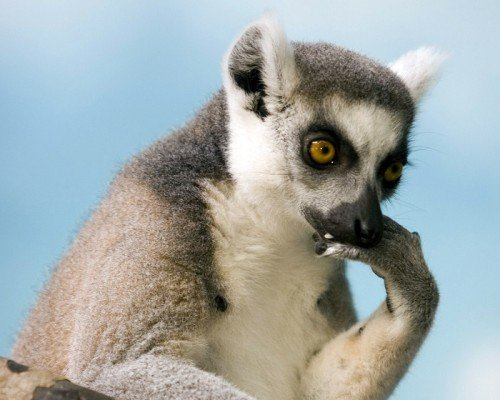
#> input picture images/animal.jpg, 500 x 400 px
$ python CW_less5.py
#> lines starting #> are read from the running program, lines starting #| are printed output that depends on the picture; after the words box and inside, x2 and y2 are one past the last pixel; in counts of white or black regions, pixels touching at a corner belong together
import cv2
import numpy as np

image = cv2.imread("images/animal.jpg")
#> image is the input picture: shape (400, 500, 3); mean B, G, R 167.6, 169.1, 161.2
image_copy = image.copy()
image = cv2.GaussianBlur(image, (3, 3), 0)

image = cv2.cvtColor(image, cv2.COLOR_BGR2HSV)
#> image: shape (400, 500, 3); mean H, S, V 57.2, 54.8, 183.3
lower = np.array([70, 14, 40]) #Мінімальний поріг зображення
upper = np.array([116, 153, 255]) #Максимальний поріг зображення

mask = cv2.inRange(image, lower, upper)
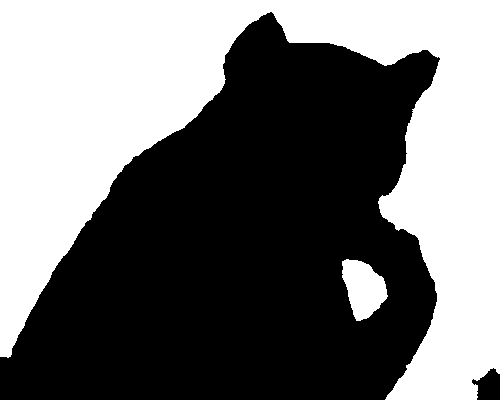
#> mask: shape (400, 500); 44.8% white; 2 white regions
#Накладаємо маску на наше зображення
image = cv2.bitwise_and(image, image, mask = mask)
#> image: shape (400, 500, 3); mean H, S, V 45.1, 25.2, 100
#Перебираємо контури
contours, _ = cv2.findContours(mask, cv2.RETR_EXTERNAL, cv2.CHAIN_APPROX_SIMPLE)
#> contours = 2 contours; box (x1, y1, x2, y2) and area: (0, 0, 500, 400) 86632, (342, 259, 388, 321) 1805
for cnt in contours:
    area = cv2.contourArea(cnt)
    if area > 150:
        periment = cv2.arcLength(cnt, True) #True - замкнутий контур
        #Момент контур. Описуємо форму фігури, розміри
        M = cv2.moments(cnt) #М - показники
        #Вираховуємо центр мас. Центроїд - середня позиція контура
        if M["m00"] != 0:
            cx = int(M["m10"] / M["m00"])
            cy = int(M["m01"] / M["m00"])
        #Обмежувальний контур
        x, y, w, h = cv2.boundingRect(cnt)
        aspect_ratio = round(w / h, 2) #Допомагає відрізняти співвідношення сторін (прямокутник чи квадрат)
        #Міра округлості об`єкта
        compactness = round((4 * np.pi * area) / (periment ** 2), 2)

        approx = cv2.approxPolyDP(cnt, 0.02 * periment, True) #Кількість вершин
        if len(approx) == 3:
            shape = "triangle"
        elif len(approx) == 4:
            shape = "square"
        elif len(approx) > 8:
            shape = "oval"
        else:
            shape = "another"
        cv2.drawContours(image_copy, [cnt], -1, (255, 255, 255), 2)
        cv2.circle(image_copy, (cx, cy), 4, (255, 0, 0), -1)
        cv2.putText(image_copy, f'shape: {shape}', (x, y - 20), cv2.FONT_HERSHEY_COMPLEX, 0.6, (255, 0, 0), 2)
        cv2.putText(image_copy, f'A:{int(area)}, P:{int(periment)}', (x, y - 20), cv2.FONT_HERSHEY_COMPLEX, 0.6, (255, 0, 0), 2)
        cv2.rectangle(image_copy, (x, y), (x + w, y + h), (255, 0, 0), 2)
        cv2.putText(image_copy, f'AR:{aspect_ratio}, C:{compactness}', (x, y - 20), cv2.FONT_HERSHEY_COMPLEX, 0.6, (255, 0, 0), 2)

        cv2.imshow("mask", image_copy)
#> this loop made 2 passes
#> (area, periment, cx, cy, x, y, w, h) on passes 1 to 2: (1805, 180.9, 363, 287, 342, 259, 46, 62), (86632.5, 2527.8, 251, 139, 0, 0, 500, 400)
#> pass 1, `cv2.imshow("mask", image_copy)`:
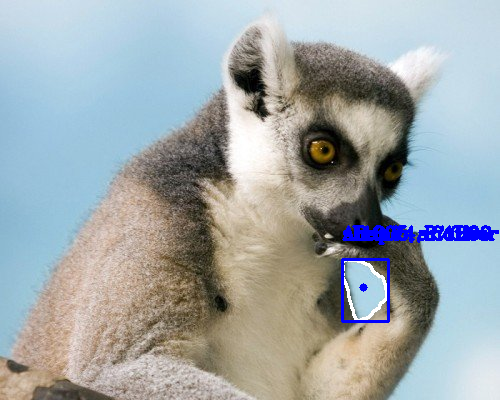
#> window 'mask': shape (400, 500, 3); mean B, G, R 169.8, 167.8, 160.2
#> pass 2, `cv2.imshow("mask", image_copy)`:
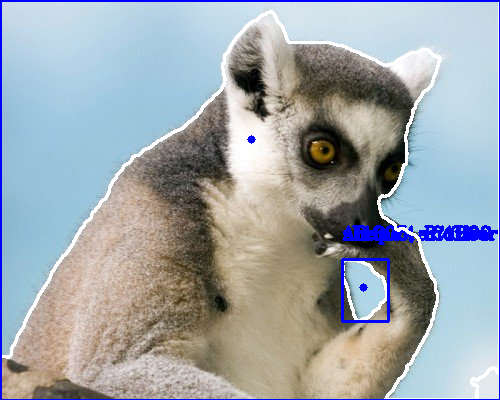
#> window 'mask': shape (400, 500, 3); mean B, G, R 172.1, 167, 159.9
cv2.waitKey(0)
cv2.destroyAllWindows()

$ run again, with images/Photo_1.jpg copied over images/animal.jpg
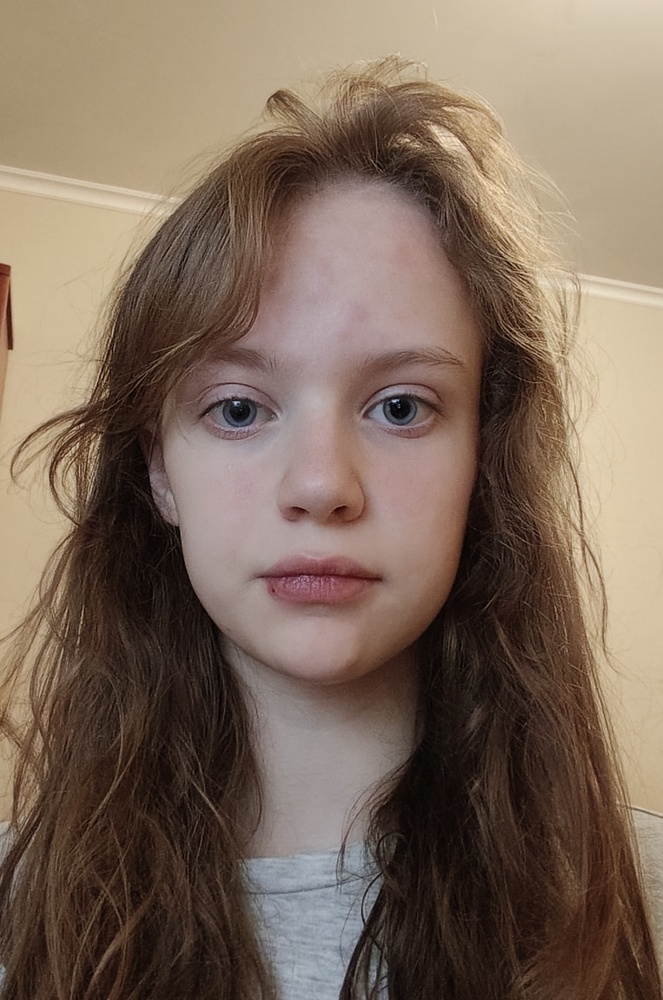
#> input picture images/Photo_1.jpg, 663 x 1000 px, shrunk from 2813 x 4243 before the run
#> image is the input picture: shape (1000, 663, 3); mean B, G, R 91.9, 106.8, 126.3
#> `mask = cv2.inRange(image, lower, upper)`:
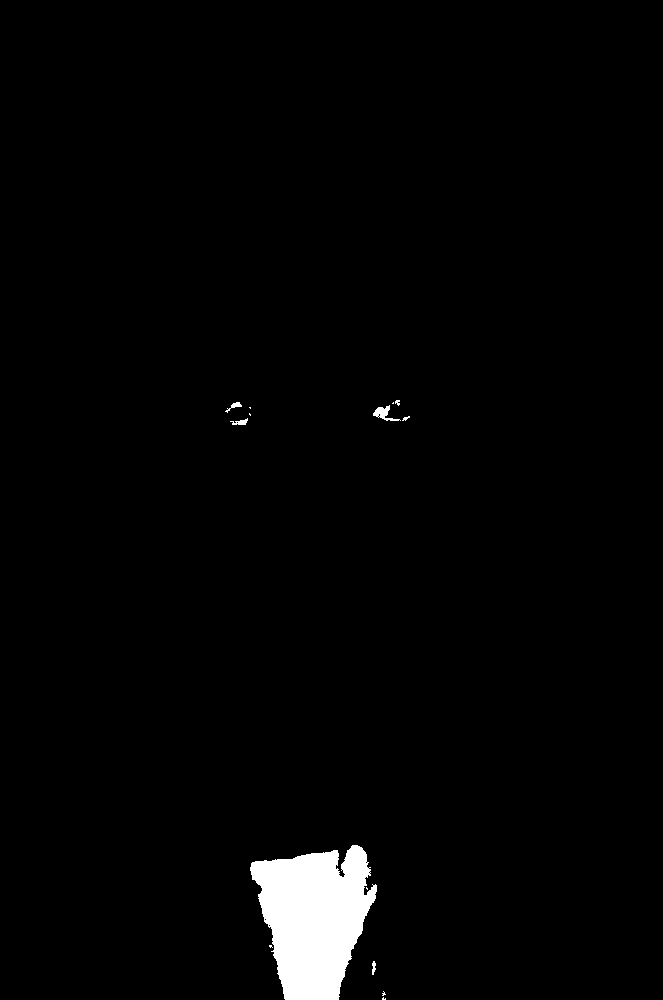
#> mask: shape (1000, 663); 2% white; 14 white regions (7 under 20 px)
#> contours = 14 contours, 9 with area under 20; largest, box (x1, y1, x2, y2) and area: (250, 845, 377, 1000) 12880, (373, 405, 401, 421) 140, (230, 418, 248, 425) 44, (225, 402, 242, 413) 38, (372, 961, 376, 975) 24
#> the loop `for cnt in contours:` made 14 passes
#> (area, periment, cx, cy, x, y, w, h) on pass 6: (12879.5, 641.8, 313, 917, 250, 845, 127, 155)
#> after the loop `for cnt in contours:`:
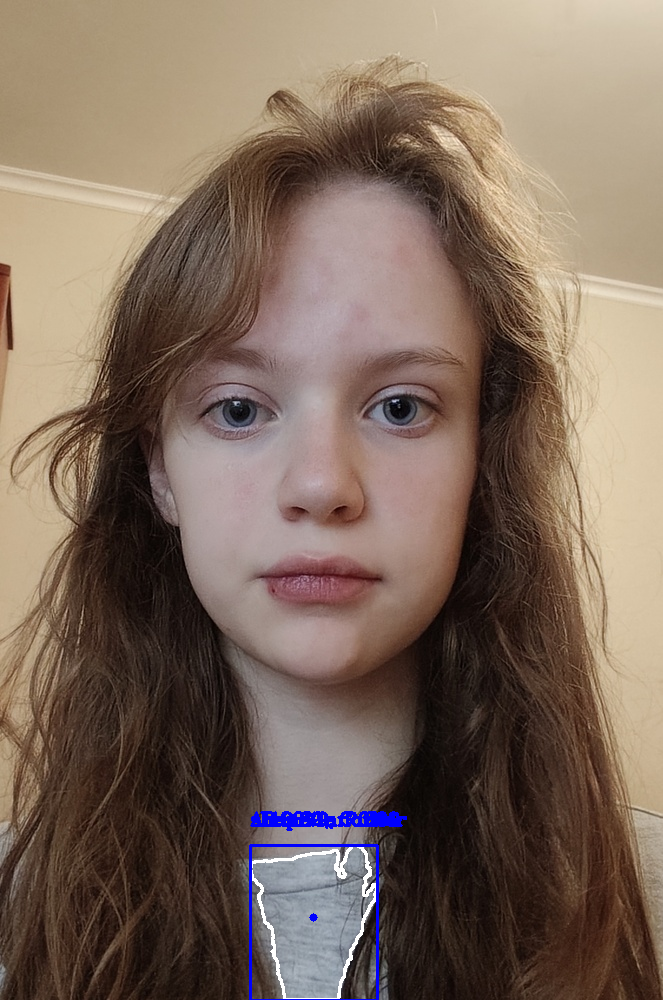
#> image_copy: shape (1000, 663, 3); 0.8% of pixels changed, all inside (x1, y1, x2, y2) = (249, 811, 407, 1000)
